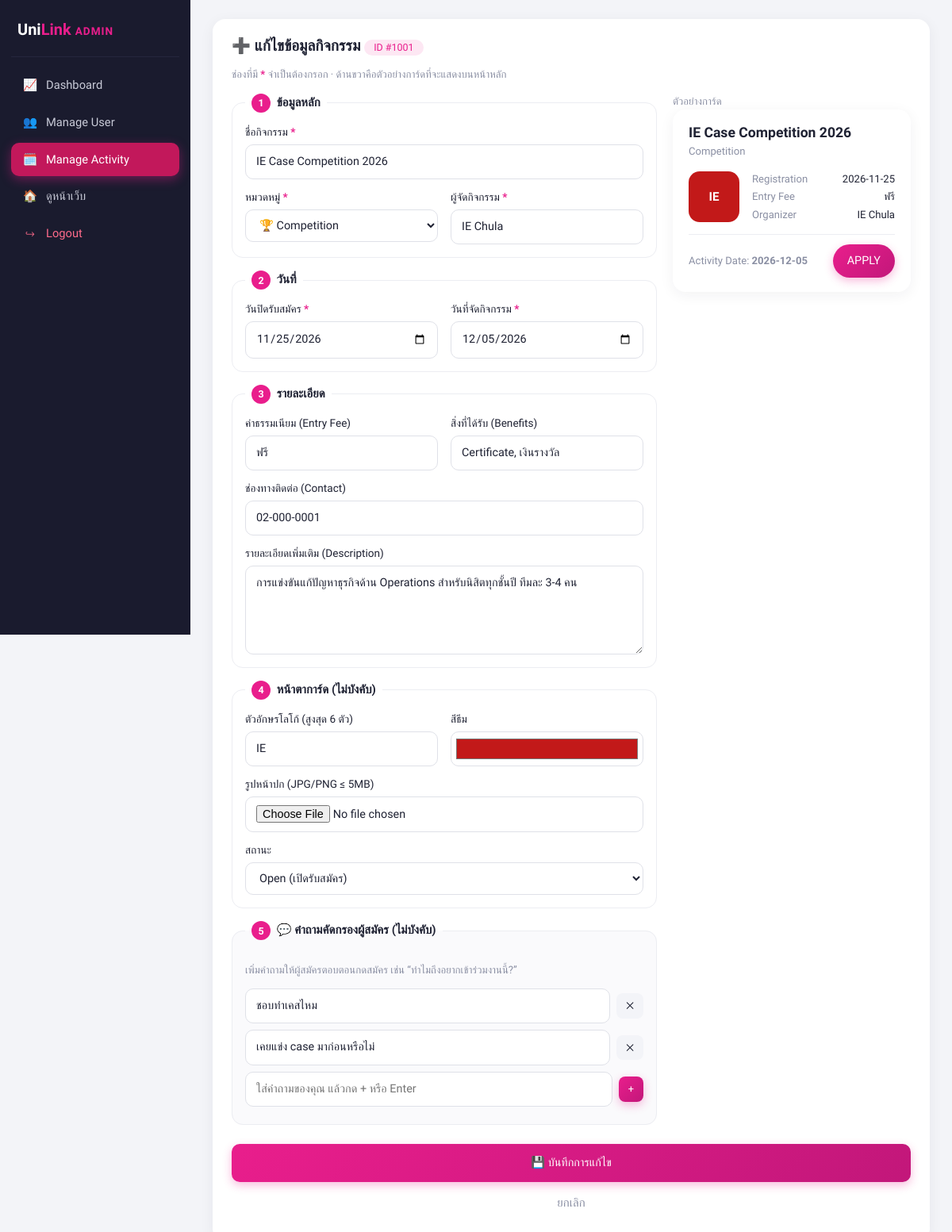
Screenshot of /pages/admin_edit_activity.php?id=1001 (signed in) with the database file from the repository.
### tables this page shows
CREATE TABLE activity (
  act_id      INT(11)      NOT NULL AUTO_INCREMENT PRIMARY KEY,
  user_id     VARCHAR(50)  NOT NULL,                         
  title       VARCHAR(255) NOT NULL,
  category    VARCHAR(100) NOT NULL,
  organizer   VARCHAR(255) NOT NULL,
  logo_text   VARCHAR(50)  NULL,
  theme_color VARCHAR(20)  NOT NULL DEFAULT '#E91E8C',
  regis_date  DATE         NOT NULL,                         
  act_date    DATE         NOT NULL,                         
  fee         VARCHAR(100) NOT NULL DEFAULT 'ฟรี',
  benefits    VARCHAR(255) NULL,
  description TEXT         NULL,
  questions   TEXT         NULL,                             
  contact     VARCHAR(255) NULL,
  image_path  VARCHAR(255) NULL,
  status      VARCHAR(50)  NOT NULL DEFAULT 'open',          
  created_at  TIMESTAMP    NOT NULL DEFAULT CURRENT_TIMESTAMP,
  INDEX idx_category (category),
  INDEX idx_status (status),
  CONSTRAINT fk_activity_user FOREIGN KEY (user_id)
    REFERENCES users(user_id) ON DELETE CASCADE ON UPDATE CASCADE
);

### pages/admin_edit_activity.php (called while the page is built, shortened)
<?php
$ADMIN_CONTEXT = true;
require __DIR__ . '/create.php';

### includes/functions.php (called while the page is built, shortened)
<?php
function e($s): string
{
    return htmlspecialchars((string)($s ?? ''), ENT_QUOTES, 'UTF-8');
}
function json_list(?string $json): array
{
    $v = json_decode((string)$json, true);
    return is_array($v) ? $v : [];
}

### pages/create.php (the view, shortened to what this page needs)
<?php
require_once '../includes/functions.php';
require_once '../includes/layout.php';
$ADMIN_CONTEXT = $ADMIN_CONTEXT ?? false;
$backUrl = $ADMIN_CONTEXT ? 'admin_manage_activity.php' : 'dashboard.php';
$editId = isset($_GET['id']) ? (int)$_GET['id'] : 0;
$a = [
    'title' => '', 'category' => '', 'organizer' => '', 'logo_text' => '', 'theme_color' => '#E91E8C',
    'regis_date' => '', 'act_date' => '', 'fee' => 'ฟรี', 'benefits' => '', 'description' => '',
    'questions' => '[]', 'contact' => '', 'image_path' => null, 'status' => 'open',
];
if ($editId) {
    $st = $pdo->prepare('SELECT * FROM activity WHERE act_id = ?');
    $st->execute([$editId]);
    $a = $st->fetch();
}
$questions = json_list($a['questions']);
$title = $editId ? 'แก้ไขข้อมูลกิจกรรม' : 'สร้างกิจกรรมใหม่';
?>
<form class="panel narrow" method="post" enctype="multipart/form-data" id="activityForm">
  <h2>➕ <?= e($title) ?> <?= $editId ? '<span class="tag">ID #' . $editId . '</span>' : '(Post Activity)' ?></h2>
  <p class="muted small">ช่องที่มี <b class="pink">*</b> จำเป็นต้องกรอก · ด้านขวาคือตัวอย่างการ์ดที่จะแสดงบนหน้าหลัก</p>
  <div class="create-layout">
    <div>
      <fieldset>
        <legend><span class="step">1</span> ข้อมูลหลัก</legend>
        <label>ชื่อกิจกรรม <b class="pink">*</b><input name="title" value="<?= e($a['title']) ?>" placeholder="เช่น ICC 2026, ค่ายฟันเฟืองสานฝัน" required data-preview-field="title"></label>
        <div class="grid-2">
          <label>หมวดหมู่ <b class="pink">*</b>
            <select name="category" required data-preview-field="category">
              <?php foreach (CATEGORIES as $c => $icon): ?>
                <option value="<?= e($c) ?>" <?= $a['category'] === $c ? 'selected' : '' ?>><?= $icon ?> <?= e($c) ?></option>
              <?php endforeach; ?>
            </select>
          </label>
          <label>ผู้จัดกิจกรรม <b class="pink">*</b><input name="organizer" value="<?= e($a['organizer']) ?>" placeholder="เช่น คณะวิศวกรรมศาสตร์" required data-preview-field="organizer"></label>
        </div>
      </fieldset>
      <fieldset>
        <legend><span class="step">2</span> วันที่</legend>
        <div class="grid-2">
          <label>วันปิดรับสมัคร <b class="pink">*</b><input type="date" name="regis_date" value="<?= e($a['regis_date']) ?>" required data-preview-field="regis"></label>
          <label>วันที่จัดกิจกรรม <b class="pink">*</b><input type="date" name="act_date" value="<?= e($a['act_date']) ?>" required data-preview-field="act"></label>
        </div>
      </fieldset>
      <fieldset>
        <legend><span class="step">3</span> รายละเอียด</legend>
        <div class="grid-2">
          <label>ค่าธรรมเนียม (Entry Fee)<input name="fee" value="<?= e($a['fee']) ?>" placeholder="เช่น ฟรี, 400 THB / Team" data-preview-field="fee"></label>
          <label>สิ่งที่ได้รับ (Benefits)<input name="benefits" value="<?= e($a['benefits']) ?>" placeholder="เช่น เกียรติบัตร, ชั่วโมงกิจกรรม"></label>
        </div>
        <label>ช่องทางติดต่อ (Contact)<input name="contact" value="<?= e($a['contact']) ?>" placeholder="เช่น Line ID, เบอร์โทรศัพท์"></label>
        <label>รายละเอียดเพิ่มเติม (Description)<textarea name="description" rows="4" placeholder="อธิบายเกี่ยวกับกิจกรรม คุณสมบัติที่ต้องการ ตำแหน่งที่เปิดรับ..."><?= e($a['description']) ?></textarea></label>
      </fieldset>
      <fieldset>
        <legend><span class="step">4</span> หน้าตาการ์ด (ไม่บังคับ)</legend>
        <div class="grid-2">
          <label>ตัวอักษรโลโก้ (สูงสุด 6 ตัว)<input name="logo_text" value="<?= e($a['logo_text']) ?>" maxlength="6" placeholder="เช่น ICC" data-preview-field="logo"></label>
          <label>สีธีม<input type="color" name="theme_color" value="<?= e($a['theme_color']) ?>" data-preview-field="color"></label>
        </div>
        <label>รูปหน้าปก (JPG/PNG ≤ 5MB)<input type="file" name="image" accept="image/*" data-preview-field="image"></label>
        <?php if ($editId): ?>
          <label>สถานะ
            <select name="status">
              <option value="open" <?= $a['status'] === 'open' ? 'selected' : '' ?>>Open (เปิดรับสมัคร)</option>
            </select>
          </label>
        <?php endif; ?>
      </fieldset>
      <fieldset class="sub-box">
        <legend><span class="step">5</span> 💬 คำถามคัดกรองผู้สมัคร (ไม่บังคับ)</legend>
        <p class="muted small">เพิ่มคำถามให้ผู้สมัครตอบตอนกดสมัคร เช่น “ทำไมถึงอยากเข้าร่วมงานนี้?”</p>
        <div id="questionList">
          <?php foreach ($questions as $qText): ?>
            <div class="q-row"><input name="questions[]" value="<?= e($qText) ?>"><button type="button" class="btn btn-light btn-sm" data-remove-q>✕</button></div>
          <?php endforeach; ?>
        </div>
        <div class="q-row">
          <input id="newQuestion" placeholder="ใส่คำถามของคุณ แล้วกด + หรือ Enter">
          <button type="button" class="btn btn-primary btn-sm" id="addQuestion">+</button>
        </div>
      </fieldset>
    </div>
    <aside class="preview-col">
      <div class="muted small">ตัวอย่างการ์ด</div>
      <article class="act-card" id="cardPreview">
        <header><h3 data-p="title"><?= e($a['title'] ?: 'ชื่อกิจกรรม') ?></h3><span class="muted small" data-p="category"><?= e($a['category'] ?: 'หมวดหมู่') ?></span></header>
        <div class="act-body">
          <div class="act-logo" data-p="logo" style="background:<?= e($a['theme_color']) ?>"><?php if ($a['image_path']): ?><img src="<?= e(asset($a['image_path'])) ?>" alt=""><?php else: ?><?= e($a['logo_text'] ?: 'UL') ?><?php endif; ?></div>
          <dl>
            <dt>Registration</dt><dd data-p="regis"><?= e($a['regis_date'] ?: '-') ?></dd>
            <dt>Entry Fee</dt><dd data-p="fee"><?= e($a['fee']) ?></dd>
            <dt>Organizer</dt><dd data-p="organizer"><?= e($a['organizer'] ?: '-') ?></dd>
          </dl>
        </div>
        <footer><span class="muted small">Activity Date: <b data-p="act"><?= e($a['act_date'] ?: '-') ?></b></span><span class="btn btn-primary pill">APPLY</span></footer>
      </article>
    </aside>
  </div>
  <button class="btn btn-primary btn-block"><?= $editId ? '💾 บันทึกการแก้ไข' : 'โพสต์กิจกรรมเลย 🚀' ?></button>
  <p class="center"><a class="muted" href="<?= e($backUrl) ?>">ยกเลิก</a></p>
</form>

### assets/css/style.css (style rules this page uses)
:root { --pink: #E91E8C; --pink-dark: #C2177A; --pink-soft: #FDE7F3; --purple: #8E24AA; --side: #1A1B2E; --side-2: #25263D; --bg: #F3F4F8; --card: #FFFFFF; --text: #1F2233; --muted: #8A8FA3; --line: #ECEDF2; --green: #22A06B; --green-soft: #DCF5E8; --red: #E5484D; --red-soft: #FDE2E3; --yellow: #B7791F; --yellow-soft: #FFF4D6; --blue: #3B82F6; --blue-soft: #E3EDFF; --radius: 16px; --shadow: 0 4px 18px rgba(31, 34, 51, .06); }
* { box-sizing: border-box; }
html, body { margin: 0; }
body { font-family: 'Prompt', system-ui, sans-serif; background: var(--bg); color: var(--text); font-size: 15px; line-height: 1.55; }
a { color: inherit; text-decoration: none; }
h1, h2, h3, h4 { margin: 0 0 .6em; line-height: 1.3; }
h2 { font-size: 1.2rem; }
h3 { font-size: 1.05rem; }
.muted { color: var(--muted); }
.small { font-size: .82rem; }
.pink { color: var(--pink); }
.center { text-align: center; }
.btn { display: inline-flex; align-items: center; justify-content: center; gap: 6px; border: 0; border-radius: 10px; padding: 10px 18px; font: inherit; font-weight: 500; font-size: .9rem; cursor: pointer; transition: .15s; white-space: nowrap; }
.btn.pill { border-radius: 999px; }
.btn-sm { padding: 6px 12px; font-size: .8rem; border-radius: 8px; }
.btn-block { width: 100%; margin-top: 12px; padding: 13px; }
.btn-primary { background: linear-gradient(135deg, var(--pink), var(--pink-dark)); color: #fff; box-shadow: 0 4px 12px rgba(233, 30, 140, .3); }
.btn-light { background: var(--bg); color: var(--text); }
label { display: block; font-size: .85rem; font-weight: 500; margin-bottom: 12px; }
input, select, textarea { display: block; width: 100%; margin-top: 5px; padding: 10px 13px; font: inherit; font-size: .9rem; color: var(--text); background: #fff; border: 1px solid #DFE1E8; border-radius: 10px; outline: none; transition: .15s; }
input[type=color] { height: 44px; padding: 4px; }
textarea { resize: vertical; }
fieldset { border: 1px solid var(--line); border-radius: 14px; padding: 14px 16px 4px; margin: 0 0 16px; }
legend { font-weight: 600; padding: 0 8px; }
.step { display: inline-grid; place-items: center; width: 24px; height: 24px; border-radius: 50%; background: var(--pink); color: #fff; font-size: .78rem; margin-right: 4px; }
.grid-2 { display: grid; grid-template-columns: 1fr 1fr; gap: 0 16px; }
.q-row { display: flex; gap: 8px; margin-bottom: 8px; align-items: center; }
.q-row input { margin: 0; }
.sub-box { background: #FAFAFC; border: 1px solid var(--line); border-radius: 14px; padding: 14px 16px; margin: 12px 0; }
.panel { background: var(--card); border-radius: var(--radius); padding: 22px 24px; box-shadow: var(--shadow); margin-bottom: 20px; }
.panel.narrow { max-width: 760px; margin-left: auto; margin-right: auto; }
.act-card { background: var(--card); border-radius: var(--radius); padding: 18px 20px; box-shadow: var(--shadow); cursor: pointer; transition: .15s; display: flex; flex-direction: column; }
.act-card header h3 { margin: 0; font-size: 1.1rem; }
.act-body { display: flex; gap: 16px; align-items: center; margin: 14px 0; flex: 1; }
.act-body dl { display: grid; grid-template-columns: auto 1fr; gap: 2px 12px; margin: 0; flex: 1; font-size: .82rem; }
.act-body dt { color: var(--muted); }
.act-body dd { margin: 0; text-align: right; font-weight: 500; overflow: hidden; text-overflow: ellipsis; white-space: nowrap; }
.act-logo { width: 64px; height: 64px; border-radius: 14px; background: var(--pink); color: #fff; display: grid; place-items: center; font-weight: 700; font-size: .95rem; overflow: hidden; flex-shrink: 0; }
.act-card footer { display: flex; justify-content: space-between; align-items: center; border-top: 1px solid var(--line); padding-top: 12px; }
.tag { display: inline-block; background: var(--pink-soft); color: var(--pink); border-radius: 999px; padding: 2px 12px; font-size: .78rem; font-weight: 500; }
.create-layout { display: grid; grid-template-columns: 1fr 300px; gap: 20px; }
.preview-col { position: sticky; top: 90px; align-self: start; }
.panel.narrow:has(.create-layout) { max-width: 1060px; }

### rows the page displays
activity: title "IE Case Competition 2026", category "🏆 Competition", organizer "IE Chula", regis_date "11/25/2026", act_date "12/05/2026", fee "ฟรี", benefits "Certificate, เงินรางวัล", contact "02-000-0001", description "การแข่งขันแก้ปัญหาธุรกิจด้าน Operations สำหรับนิสิตทุกชั้นปี ทีมละ 3-4 คน", logo_text "IE", theme_color "#c21919", status "Open (เปิดรับสมัคร)", questions "ชอบทำเคสไหม", questions "เคยแข่ง case มาก่อนหรือไม่", category "Competition", regis_date "2026-11-25", act_date "2026-12-05"

### other values shown
$title "แก้ไขข้อมูลกิจกรรม"
$editId "1001"
